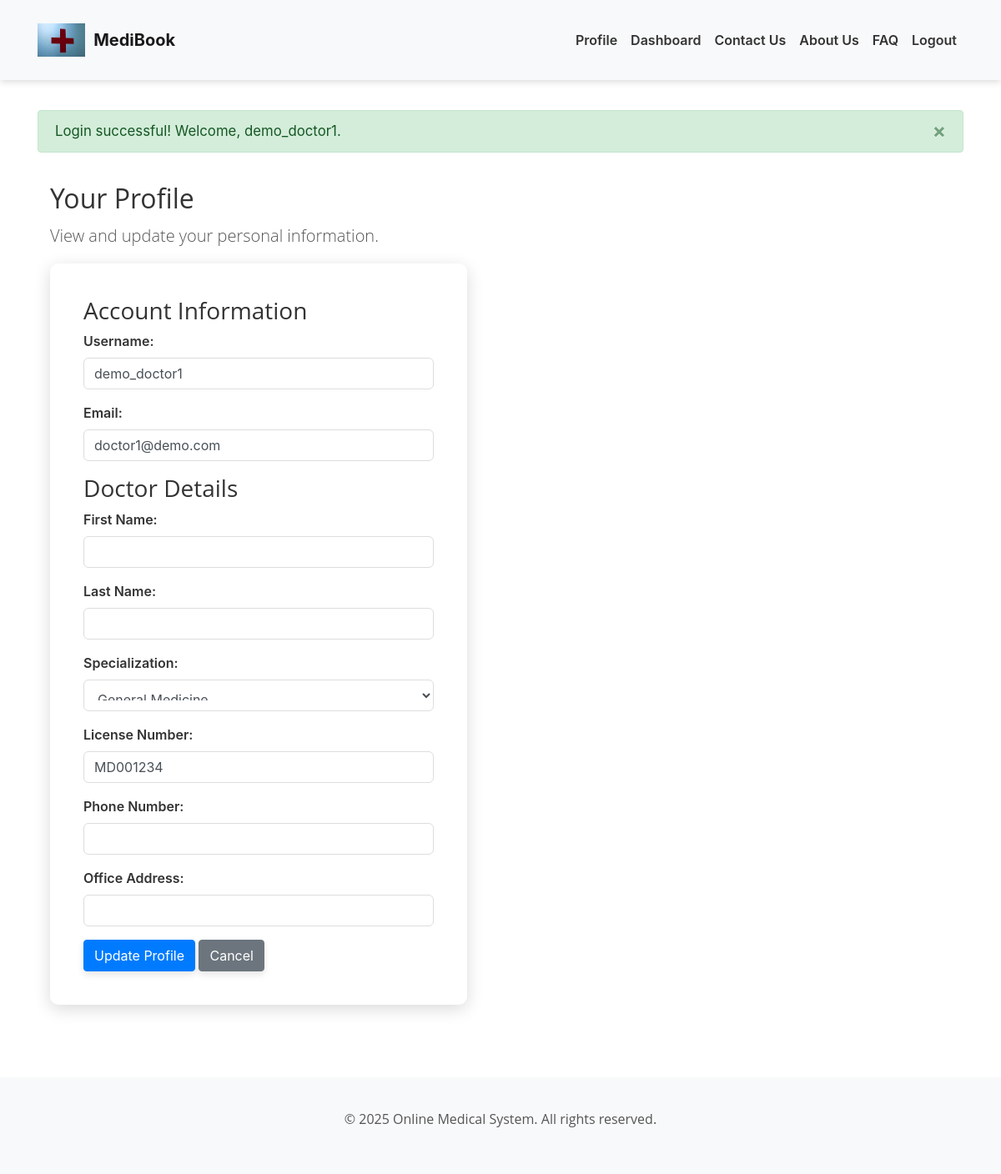
The app's page /profile.php (signed in) with its own data.
### tables this page shows
CREATE TABLE users (
    user_id INT AUTO_INCREMENT PRIMARY KEY,
    username VARCHAR(50) UNIQUE NOT NULL,
    email VARCHAR(100) UNIQUE NOT NULL,
    password VARCHAR(255) NOT NULL,
    full_name VARCHAR(100) NOT NULL,
    role ENUM('patient', 'doctor', 'admin') NOT NULL,
    is_active TINYINT(1) DEFAULT 1,
    created_at TIMESTAMP DEFAULT CURRENT_TIMESTAMP,
    updated_at TIMESTAMP DEFAULT CURRENT_TIMESTAMP ON UPDATE CURRENT_TIMESTAMP
);

CREATE TABLE doctors (
    doctor_id INT AUTO_INCREMENT PRIMARY KEY,
    user_id INT NOT NULL,
    specialization_id INT NOT NULL,
    license_number VARCHAR(50),
    phone VARCHAR(20),
    experience_years INT,
    consultation_fee DECIMAL(10,2),
    image_url VARCHAR(255),
    bio TEXT,
    created_at TIMESTAMP DEFAULT CURRENT_TIMESTAMP,
    FOREIGN KEY (user_id) REFERENCES users(user_id) ON DELETE CASCADE,
    FOREIGN KEY (specialization_id) REFERENCES specializations(specialization_id)
);

CREATE TABLE specializations (
    specialization_id INT AUTO_INCREMENT PRIMARY KEY,
    name VARCHAR(100) NOT NULL,
    description TEXT,
    created_at TIMESTAMP DEFAULT CURRENT_TIMESTAMP
);

### profile.php (the view, shortened to what this page needs)
<?php
require_once 'includes/header.php';
require_once 'includes/functions.php';
require_once 'includes/db_connect.php';
$user_id = $_SESSION['user_id'];
$role = $_SESSION['role'];
$user_data = [];
$stmt_user = $conn->prepare("SELECT username, email FROM users WHERE user_id = ?");
$stmt_user->bind_param("i", $user_id);
$stmt_user->execute();
$user_data_result = $stmt_user->get_result();
if ($user_data_result->num_rows > 0) {
    $user_data = $user_data_result->fetch_assoc();
}
$role_data = [];
if ($role === 'patient') {
    $stmt_role = $conn->prepare("SELECT * FROM patients WHERE user_id = ?");
} elseif ($role === 'doctor') {
    $stmt_role = $conn->prepare("SELECT d.*, s.name AS specialization_name FROM doctors d LEFT JOIN specializations s ON d.specialization_id = s.specialization_id WHERE d.user_id = ?");
} elseif ($role === 'admin') {
}
if (isset($stmt_role)) {
    $stmt_role->bind_param("i", $user_id);
    $stmt_role->execute();
    $role_data_result = $stmt_role->get_result();
    if ($role_data_result->num_rows > 0) {
        $role_data = $role_data_result->fetch_assoc();
    }
}
$specializations = [];
if ($role === 'doctor') {
    $sql = "SELECT specialization_id, name FROM specializations ORDER BY name ASC";
    $result_spec = $conn->query($sql);
    if ($result_spec && $result_spec->num_rows > 0) {
        while ($row = $result_spec->fetch_assoc()) {
            $specializations[] = $row;
        }
    }
}
?>
<section class="profile-section">
    <div class="container">
        <h2>Your Profile</h2>
        <p class="lead">View and update your personal information.</p>
        <form action="profile_process.php" method="POST" class="auth-form" id="profileForm">
            <h3>Account Information</h3>
            <div class="form-group">
                <label for="username">Username:</label>
                <input type="text" id="username" name="username" class="form-control" value="<?php echo htmlspecialchars($user_data['username'] ?? ''); ?>" required autocomplete="username">
            </div>
            <div class="form-group">
                <label for="email">Email:</label>
                <input type="email" id="email" name="email" class="form-control" value="<?php echo htmlspecialchars($user_data['email'] ?? ''); ?>" required autocomplete="email">
            </div>
            <?php if ($role === 'patient'): ?>
            <h3>Patient Details</h3>
            <div class="form-group">
                <label for="first_name">First Name:</label>
                <input type="text" id="first_name" name="first_name" class="form-control" value="<?php echo htmlspecialchars($role_data['first_name'] ?? ''); ?>" required>
            </div>
            <div class="form-group">
                <label for="last_name">Last Name:</label>
                <input type="text" id="last_name" name="last_name" class="form-control" value="<?php echo htmlspecialchars($role_data['last_name'] ?? ''); ?>" required>
            </div>
            <div class="form-group">
                <label for="date_of_birth">Date of Birth:</label>
                <input type="date" id="date_of_birth" name="date_of_birth" class="form-control" value="<?php echo htmlspecialchars($role_data['date_of_birth'] ?? ''); ?>">
            </div>
            <div class="form-group">
                <label for="gender">Gender:</label>
                <select id="gender" name="gender" class="form-control">
                    <option value="">Select Gender</option>
                    <option value="Male" <?php echo (isset($role_data['gender']) && $role_data['gender'] == 'Male') ? 'selected' : ''; ?>>Male</option>
                    <option value="Female" <?php echo (isset($role_data['gender']) && $role_data['gender'] == 'Female') ? 'selected' : ''; ?>>Female</option>
                    <option value="Other" <?php echo (isset($role_data['gender']) && $role_data['gender'] == 'Other') ? 'selected' : ''; ?>>Other</option>
                </select>
            </div>
            <div class="form-group">
                <label for="phone_number">Phone Number:</label>
                <input type="tel" id="phone_number" name="phone_number" class="form-control" value="<?php echo htmlspecialchars($role_data['phone_number'] ?? ''); ?>">
            </div>
            <div class="form-group">
                <label for="address">Address:</label>
                <input type="text" id="address" name="address" class="form-control" value="<?php echo htmlspecialchars($role_data['address'] ?? ''); ?>">
            </div>
            <?php elseif ($role === 'doctor'): ?>
            <h3>Doctor Details</h3>
            <div class="form-group">
                <label for="first_name">First Name:</label>
                <input type="text" id="first_name" name="first_name" class="form-control" value="<?php echo htmlspecialchars($role_data['first_name'] ?? ''); ?>" required>
            </div>
            <div class="form-group">
                <label for="last_name">Last Name:</label>
                <input type="text" id="last_name" name="last_name" class="form-control" value="<?php echo htmlspecialchars($role_data['last_name'] ?? ''); ?>" required>
            </div>
            <div class="form-group">
                <label for="specialization_id">Specialization:</label>
                <select id="specialization_id" name="specialization_id" class="form-control" required>
                    <?php foreach ($specializations as $spec): ?>
                        <option value="<?php echo htmlspecialchars($spec['specialization_id']); ?>" <?php echo (isset($role_data['specialization_id']) && $role_data['specialization_id'] == $spec['specialization_id']) ? 'selected' : ''; ?>>
                            <?php echo htmlspecialchars($spec['name']); ?>
                        </option>
                    <?php endforeach; ?>
                </select>
            </div>
            <div class="form-group">
                <label for="license_number">License Number:</label>
                <input type="text" id="license_number" name="license_number" class="form-control" value="<?php echo htmlspecialchars($role_data['license_number'] ?? ''); ?>" required>
            </div>
            <div class="form-group">
                <label for="phone_number">Phone Number:</label>
                <input type="tel" id="phone_number" name="phone_number" class="form-control" value="<?php echo htmlspecialchars($role_data['phone_number'] ?? ''); ?>">
            </div>
            <div class="form-group">
                <label for="office_address">Office Address:</label>
                <input type="text" id="office_address" name="office_address" class="form-control" value="<?php echo htmlspecialchars($role_data['office_address'] ?? ''); ?>">
            </div>
            <?php endif; ?>
            <button type="submit" class="btn btn-primary">Update Profile</button>
            <a href="<?php
                if ($role === 'patient') echo 'patient_dashboard.php';
                elseif ($role === 'doctor') echo 'doctor_dashboard.php';
                else echo 'admin_dashboard.php';
            ?>" class="btn btn-secondary">Cancel</a>
        </form>
    </div>
</section>
<?php
include_once 'includes/footer.php';
?>

### assets/css/style.css (style rules this page uses)
:root { --primary-blue: #007bff; --primary-dark-blue: #0056b3; --secondary-gray: #6c757d; --accent-purple: #6f42c1; --text-dark: #333; --text-light: #fff; --background-light: #f8f9fa; --border-light: #ddd; --shadow-light: rgba(0,0,0,0.1); }
body { font-family: 'Open Sans', Arial, sans-serif; line-height: 1.7; background-image: url('assets/images/hero-bg.jpeg'); background-attachment: fixed; background-size: cover; background-position: center; color: var(--text-dark); display: flex; flex-direction: column; min-height: 100vh; padding-top: 56px; overflow-x: hidden; }
.container { max-width: 1140px; margin: 0 auto; padding: 20px; }
h1, h2, h3, h4, h5, h6 { font-family: 'Open Sans', sans-serif; font-weight: 700; line-height: 1.2; color: var(--text-dark); }
p { font-family: 'Open Sans', sans-serif; font-weight: 400; line-height: 1.7; color: #555; }
.btn { padding: 12px 25px; border-radius: 8px; text-decoration: none; color: var(--text-light); background-color: var(--primary-blue); border: 1px solid var(--primary-blue); cursor: pointer; font-size: 17px; font-weight: 600; transition: background-color 0.3s ease, transform 0.2s ease, box-shadow 0.3s ease; box-shadow: 0 4px 8px rgba(0,0,0,0.1); }
.btn-primary { background-color: var(--primary-blue); border-color: var(--primary-blue); }
.btn-secondary { background-color: var(--secondary-gray); border-color: var(--secondary-gray); }
.auth-form { background-color: var(--text-light); padding: 40px; border-radius: 10px; box-shadow: 0 5px 20px rgba(0, 0, 0, 0.15); max-width: 500px; width: 100%; }
.form-group { margin-bottom: 25px; }
.form-group label { display: block; margin-bottom: 8px; font-weight: 600; color: var(--text-dark); }
.form-group input, .form-group select { width: 100%; padding: 12px; border: 1px solid var(--border-light); border-radius: 6px; box-sizing: border-box; font-size: 1rem; transition: border-color 0.3s ease, box-shadow 0.3s ease; }

### records on screen
users: username "demo_doctor1", email "doctor1@demo.com"
doctors: specialization_id "General Medicine", license_number "MD001234"

### other values on screen
implode('<br>', $messages) "Login successful! Welcome, demo_doctor1."
